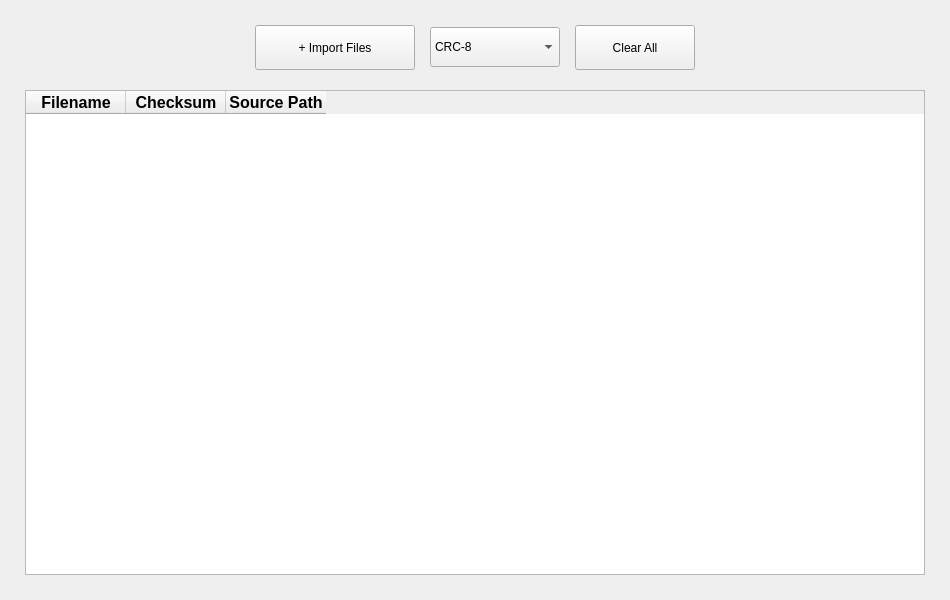
<?xml version="1.0" encoding="UTF-8"?>
<ui version="4.0">
 <class>ChecksumWidget</class>
 <widget class="QWidget" name="ChecksumWidget">
  <property name="geometry">
   <rect>
    <x>0</x>
    <y>0</y>
    <width>950</width>
    <height>600</height>
   </rect>
  </property>
  <property name="windowTitle">
   <string>Checksum Calculator</string>
  </property>
  <layout class="QVBoxLayout" name="verticalLayoutMain">
   <property name="spacing">
    <number>20</number>
   </property>
   <property name="leftMargin">
    <number>25</number>
   </property>
   <property name="topMargin">
    <number>25</number>
   </property>
   <property name="rightMargin">
    <number>25</number>
   </property>
   <property name="bottomMargin">
    <number>25</number>
   </property>
   <item>
    <widget class="QFrame" name="controlPanel">
     <property name="frameShape">
      <enum>QFrame::NoFrame</enum>
     </property>
     <property name="frameShadow">
      <enum>QFrame::Plain</enum>
     </property>
     <layout class="QHBoxLayout" name="horizontalLayout">
      <property name="spacing">
       <number>15</number>
      </property>
      <property name="leftMargin">
       <number>0</number>
      </property>
      <property name="topMargin">
       <number>0</number>
      </property>
      <property name="rightMargin">
       <number>0</number>
      </property>
      <property name="bottomMargin">
       <number>0</number>
      </property>
      <item>
       <spacer name="horizontalSpacer_2">
        <property name="orientation">
         <enum>Qt::Horizontal</enum>
        </property>
        <property name="sizeHint" stdset="0">
         <size>
          <width>40</width>
          <height>20</height>
         </size>
        </property>
       </spacer>
      </item>
      <item>
       <widget class="QPushButton" name="btnAddFiles">
        <property name="minimumSize">
         <size>
          <width>160</width>
          <height>45</height>
         </size>
        </property>
        <property name="cursor">
         <cursorShape>PointingHandCursor</cursorShape>
        </property>
        <property name="text">
         <string>+ Import Files</string>
        </property>
       </widget>
      </item>
      <item>
       <widget class="QComboBox" name="checksumCombo">
        <property name="minimumSize">
         <size>
          <width>130</width>
          <height>40</height>
         </size>
        </property>
        <property name="cursor">
         <cursorShape>PointingHandCursor</cursorShape>
        </property>
        <item>
         <property name="text">
          <string>CRC-8</string>
         </property>
        </item>
        <item>
         <property name="text">
          <string>CRC-16</string>
         </property>
        </item>
        <item>
         <property name="text">
          <string>CRC-32</string>
         </property>
        </item>
        <item>
         <property name="text">
          <string>Adler-32</string>
         </property>
        </item>
        <item>
         <property name="text">
          <string>MD5</string>
         </property>
        </item>
        <item>
         <property name="text">
          <string>SHA-1</string>
         </property>
        </item>
        <item>
         <property name="text">
          <string>SHA-256</string>
         </property>
        </item>
        <item>
         <property name="text">
          <string>SHA-384</string>
         </property>
        </item>
        <item>
         <property name="text">
          <string>SHA-512</string>
         </property>
        </item>
        <item>
         <property name="text">
          <string>SHA3-256</string>
         </property>
        </item>
        <item>
         <property name="text">
          <string>SHA3-512</string>
         </property>
        </item>
       </widget>
      </item>
      <item>
       <widget class="QPushButton" name="btnClear">
        <property name="minimumSize">
         <size>
          <width>120</width>
          <height>45</height>
         </size>
        </property>
        <property name="cursor">
         <cursorShape>PointingHandCursor</cursorShape>
        </property>
        <property name="text">
         <string>Clear All</string>
        </property>
       </widget>
      </item>
      <item>
       <spacer name="horizontalSpacer">
        <property name="orientation">
         <enum>Qt::Horizontal</enum>
        </property>
        <property name="sizeHint" stdset="0">
         <size>
          <width>40</width>
          <height>20</height>
         </size>
        </property>
       </spacer>
      </item>
     </layout>
    </widget>
   </item>
   <item>
    <widget class="QTableWidget" name="tableWidget">
     <property name="focusPolicy">
      <enum>Qt::StrongFocus</enum>
     </property>
     <property name="editTriggers">
      <set>QAbstractItemView::NoEditTriggers</set>
     </property>
     <property name="dragDropOverwriteMode">
      <bool>false</bool>
     </property>
     <property name="dragDropMode">
      <enum>QAbstractItemView::DropOnly</enum>
     </property>
     <property name="showGrid">
      <bool>false</bool>
     </property>
     <property name="columnCount">
      <number>3</number>
     </property>
     <attribute name="verticalHeaderVisible">
      <bool>false</bool>
     </attribute>
     <column>
      <property name="text">
       <string>Filename</string>
      </property>
      <property name="font">
       <font>
        <pointsize>12</pointsize>
        <bold>true</bold>
       </font>
      </property>
     </column>
     <column>
      <property name="text">
       <string>Checksum</string>
      </property>
      <property name="font">
       <font>
        <pointsize>12</pointsize>
        <bold>true</bold>
       </font>
      </property>
     </column>
     <column>
      <property name="text">
       <string>Source Path</string>
      </property>
      <property name="font">
       <font>
        <pointsize>12</pointsize>
        <bold>true</bold>
       </font>
      </property>
     </column>
    </widget>
   </item>
  </layout>
 </widget>
 <resources/>
 <connections/>
</ui>
